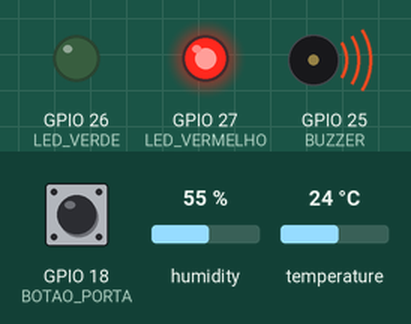
Recording of a sketch running on a simulated ESP32. Shown: output pins drawn as LEDs (lit = HIGH), buzzer (waves = sounding). The inputs (shaded band) are chosen by the test bench; at power-on: temperature 24 °C, GPIO 18 (BOTAO_PORTA) HIGH, humidity 55 %. WiFi joins after 1.5 s; servers stay silent unless stated; what the sketch prints to the serial monitor is not drawn.

Above: at 2.7 s.
2.8 s: temperature set to 5.6 °C
7.2 s: temperature set to 4.5 °C
At 10.6 s:
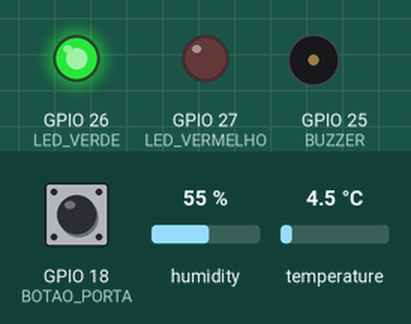
13.0 s: temperature set to 12 °C
At 15.0 s:
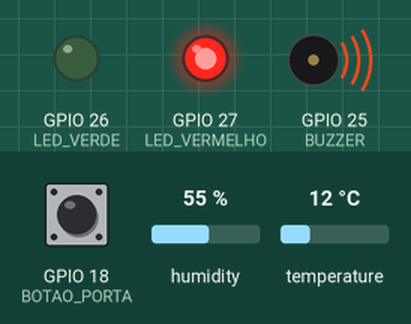
15.5 s: temperature set to 4 °C
At 19.3 s:
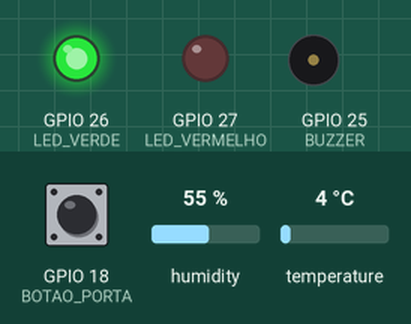
Timing chart, 0 to 20.5 s (numbered marks = the images above; inputs shaded):
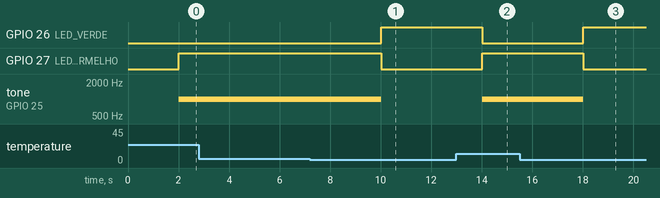

Measured:
- the behaviour switches between 5.1 and 5 °C on temperature (found by bisection; images 0 and 1)
- after the input at 2.8 s, every drawn part: stays the same
- after the input at 7.2 s, GPIO 26 (LED_VERDE): LOW → HIGH after 2.8 s; GPIO 27 (LED_VERMELHO): HIGH → LOW after 2.8 s; tone on GPIO 25 (BUZZER): 1000 Hz → silent after 2.8 s
- after the input at 13.0 s, GPIO 26 (LED_VERDE): HIGH → LOW after 1.0 s; GPIO 27 (LED_VERMELHO): LOW → HIGH after 1.0 s; tone on GPIO 25 (BUZZER): silent → 1000 Hz after 1.0 s
- after the input at 15.5 s, GPIO 26 (LED_VERDE): LOW → HIGH after 2.5 s; GPIO 27 (LED_VERMELHO): HIGH → LOW after 2.5 s; tone on GPIO 25 (BUZZER): 1000 Hz → silent after 2.5 s

The sketch:

sketch.ino
```cpp
#include <WiFi.h>
#include <WebSocketsClient.h>
#include <DHT.h>

const char* ssid = "Wokwi-GUEST";
const char* password = "";
const char* websocket_server = "10.0.2.2";
const uint16_t websocket_port = 8080;
const char* websocket_path = "/";

#define DHTPIN 4
#define DHTTYPE DHT22

#define BOTAO_PORTA 18
#define BOTAO_TESTE 19

#define LED_VERDE 26
#define LED_VERMELHO 27

#define BUZZER 25

DHT dht(DHTPIN, DHTTYPE);
WebSocketsClient webSocket;
bool manualAlert = false;
unsigned long lastSendMillis = 0;

void connectToWiFi() {
  Serial.print("Conectando ao WiFi");
  WiFi.begin(ssid, password);
  while (WiFi.status() != WL_CONNECTED) {
    delay(500);
    Serial.print('.');
  }
  Serial.println();
  Serial.print("WiFi conectado: ");
  Serial.println(WiFi.localIP());
}

String buildSensorPayload(float temperatura, const char* porta) {
  String payload = "{";
  payload += "\"source\":\"esp32\",";
  payload += "\"type\":\"sensor\",";
  payload += "\"temperatura\":" + String(temperatura, 1) + ",";
  payload += "\"porta\":\"" + String(porta) + "\",";
  payload += "\"manualAlert\":" + String(manualAlert ? "true" : "false");
  payload += "}";
  return payload;
}

void sendSensorData() {
  float temperatura = dht.readTemperature();
  if (isnan(temperatura)) {
    Serial.println("Falha ao ler temperatura do DHT22");
    return;
  }

  bool portaAberta = digitalRead(BOTAO_PORTA) == LOW;
  const char* porta = portaAberta ? "aberta" : "fechada";
  bool sensorAlert = temperatura > 5.0 || portaAberta;
  bool alerta = sensorAlert || manualAlert;

  digitalWrite(LED_VERDE, alerta ? LOW : HIGH);
  digitalWrite(LED_VERMELHO, alerta ? HIGH : LOW);
  if (alerta) {
    tone(BUZZER, 1000);
  } else {
    noTone(BUZZER);
  }

  String payload = buildSensorPayload(temperatura, porta);
  if (webSocket.isConnected()) {
    webSocket.sendTXT(payload);
    Serial.println("Dados enviados ao servidor:");
    Serial.println(payload);
  }
}

void handleServerCommand(const String& message) {
  if (message.indexOf("\"type\":\"command\"") < 0) {
    return;
  }

  if (message.indexOf("\"command\":\"manualAlert\"") >= 0) {
    manualAlert = message.indexOf("\"value\":true") >= 0;
    Serial.printf("Comando manualAlert recebido: %s\n", manualAlert ? "true" : "false");
  }
}

void webSocketEvent(WStype_t type, uint8_t* payload, size_t length) {
  switch (type) {
    case WStype_DISCONNECTED:
      Serial.println("WebSocket desconectado");
      break;
    case WStype_CONNECTED:
      Serial.println("WebSocket conectado ao servidor");
      webSocket.sendTXT("{\"source\":\"esp32\",\"type\":\"register\",\"client\":\"esp32\"}");
      sendSensorData();
      break;
    case WStype_TEXT:
      handleServerCommand(String((char*)payload));
      break;
    case WStype_ERROR:
      Serial.println("Erro no WebSocket");
      break;
    default:
      break;
  }
}

void setup() {
  Serial.begin(115200);
  pinMode(BOTAO_PORTA, INPUT_PULLUP);
  pinMode(BOTAO_TESTE, INPUT_PULLUP);
  pinMode(LED_VERDE, OUTPUT);
  pinMode(LED_VERMELHO, OUTPUT);
  pinMode(BUZZER, OUTPUT);
  dht.begin();

  Serial.println("CarneCerta IoT iniciado");
  connectToWiFi();

  webSocket.begin(websocket_server, websocket_port, websocket_path);
  webSocket.onEvent(webSocketEvent);
  webSocket.setReconnectInterval(5000);
  webSocket.enableHeartbeat(15000, 30000, 2);
}

void loop() {
  webSocket.loop();

  if (millis() - lastSendMillis > 2000) {
    lastSendMillis = millis();
    sendSensorData();
  }
}
```
